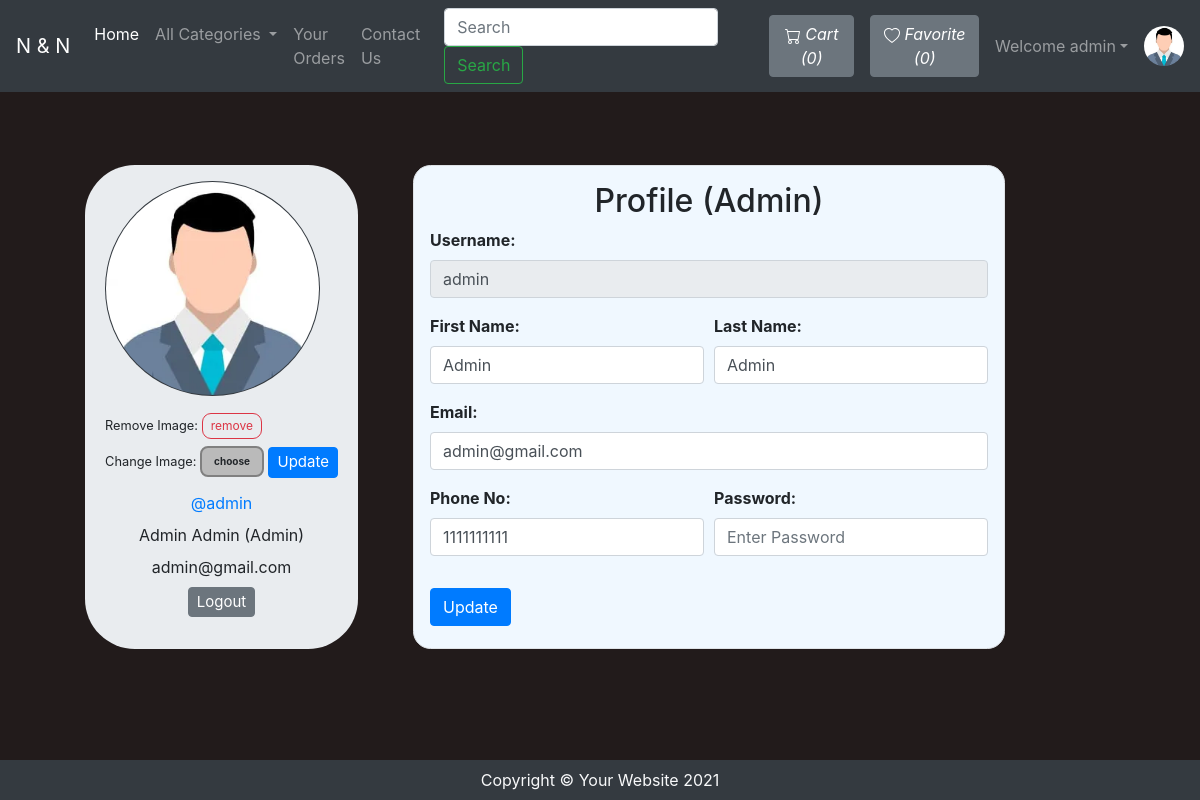
The page /OnlineStore/viewProfile.php (signed in) on the database as committed earlier.
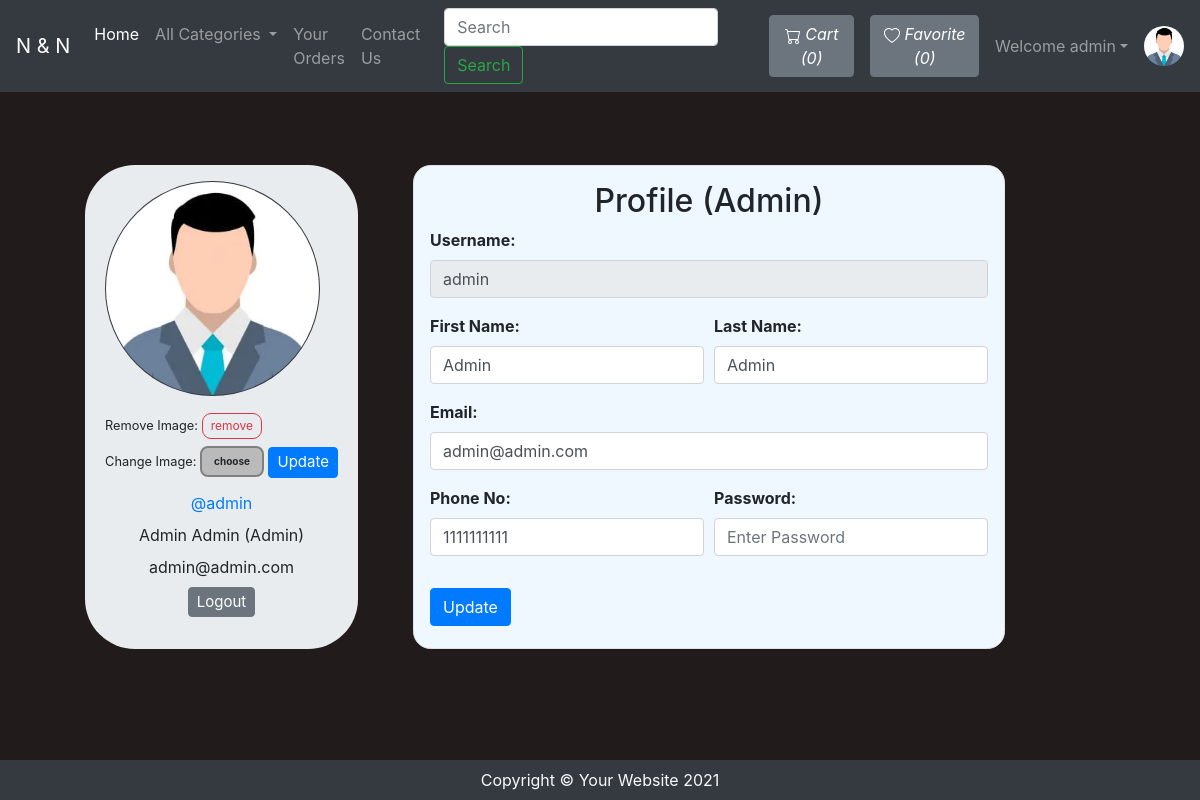
The same page on the database as committed later.
### tables this page shows
CREATE TABLE `users` (
  `id` int(21) NOT NULL,
  `username` varchar(21) NOT NULL,
  `firstName` varchar(21) NOT NULL,
  `lastName` varchar(21) NOT NULL,
  `email` varchar(35) NOT NULL,
  `phone` varchar(10) NOT NULL,
  `userType` enum('0','1','2') NOT NULL DEFAULT '0' COMMENT '0=user\r\n1=admin\r\n2=driver',
  `password` varchar(255) NOT NULL,
  `joinDate` datetime NOT NULL DEFAULT current_timestamp()
);

### OnlineStore/viewProfile.php (the view, shortened to what this page needs)
<!DOCTYPE HTML>
<html lang="en">
<head>
	<link rel="stylesheet" href="https://stackpath.bootstrapcdn.com/bootstrap/4.2.1/css/bootstrap.min.css">
	<link rel="stylesheet" href="https://stackpath.bootstrapcdn.com/bootstrap/4.3.1/css/bootstrap.min.css">
	<link rel="stylesheet" href="https://use.fontawesome.com/releases/v5.7.2/css/all.css">
</head>
<body>
	<?php require 'partials/_nav.php' ?>
	<?php
	if ($loggedin) {
	?>
	<div class="container">
		<?php
			$sql = "SELECT * FROM `users` WHERE `id` = '$userId'";
			$result = mysqli_query($conn, $sql);
			$row = mysqli_fetch_assoc($result);
			$username = $row['username'];
			$firstName = $row['firstName'];
			$lastName = $row['lastName'];
			$email = $row['email'];
			$phone = $row['phone'];
			$userType = $row['userType'];
			if ($userType == 0) {
				$userType = "User";
			} else if ($userType == 2) {
				$userType = "Driver";
			} else {
				$userType = "Admin";
			}
		?>
		<div class="row">
			<div class="jumbotron p-3 mb-3" style="display: flex; justify-content: center; width: 28%; border-radius: 50px; margin: 0 auto;">
				<div class="user-info">
					<img class="rounded-circle mb-3 bg-dark" src="img/person-<?php echo $userId; ?>.jpg" onError="this.src = 'img/profilePic.jpg'" style="width:215px; height:215px; padding:1px;">
					<form action="partials/_manageProfile.php" method="POST">
						<small>Remove Image: </small><button type="submit" class="btn btn-outline-danger" name="removeProfilePic" style="font-size: 12px; padding: 3px 8px; border-radius: 9px;">remove</button>
					</form>
					<form action="partials/_manageProfile.php" method="POST" enctype="multipart/form-data" style="margin-top: 7px;">
						<div class="upload-btn-wrapper">
							<small>Change Image: </small>
							<button class="btn upload">choose</button>
						</div>
						<button type="submit" name="updateProfilePic" class="btn btn-primary" style="margin-top: -20px; font-size: 15px; padding: 3px 8px;">Update</button>
					</form>
					<ul class="meta list list-unstyled" style="text-align:center;">
						<li class="username my-2"><a href="viewProfile.php">@<?php echo $username ?></a></li>
						<li class="name"><?php echo $firstName . " " . $lastName; ?>
							<label class="label label-info">(<?php echo $userType ?>)</label>
						</li>
						<li class="email"><?php echo $email ?></li>
						<li class="my-2"><a href="partials/_logout.php"><button class="btn btn-secondary" style="font-size: 15px; padding: 3px 8px;">Logout</button></a></li>
					</ul>
				</div>
			</div>
			<div class="content-panel mb-3" style="display: flex;justify-content: center;">
				<div class="border p-3" style="border: 2px solid rgba(0, 0, 0, 0.1); border-radius: 1.1rem; background-color: aliceblue;">
					<h2 class="title text-center">Profile<span class="pro-label label label-warning"> (<?php echo $userType ?>)</span></h2>
					<form action="partials/_manageProfile.php" method="post">
						<div class="form-group">
							<b><label for="username">Username: </label></b>
							<input class="form-control" id="username" name="username" type="text" disabled value="<?php echo $username ?>">
						</div>
						<div class="form-row">
							<div class="form-group col-md-6">
								<b><label for="firstName">First Name: </label></b>
								<input type="text" class="form-control" id="firstName" name="firstName" placeholder="First Name" required value="<?php echo $firstName ?>">
							</div>
							<div class="form-group col-md-6">
								<b><label for="lastName">Last Name: </label></b>
								<input type="text" class="form-control" id="lastName" name="lastName" placeholder="Last name" required value="<?php echo $lastName ?>">
							</div>
						</div>
						<div class="form-group">
							<b><label for="email">Email: </label></b>
							<input type="email" class="form-control" id="email" name="email" placeholder="Enter Your Email" required value="<?php echo $email ?>">
						</div>
						<div class="form-row">
							<div class="form-group  col-md-6">
								<b><label for="phone">Phone No: </label></b>
								<div class="input-group mb-3">
									<input type="tel" class="form-control" id="phone" name="phone" placeholder="Enter Your Phone Number" required pattern="[0-9]{10}" maxlength="10" value="<?php echo $phone ?>">
								</div>
							</div>
							<div class="form-group  col-md-6">
								<b><label for="password">Password: </label></b>
								<input class="form-control" id="password" name="password" placeholder="Enter Password" type="password" required minlength="4" maxlength="21" data-toggle="password">
							</div>
						</div>
						<button type="submit" name="updateProfileDetail" class="btn btn-primary">Update</button>
					</form>
				</div>
			</div>
		</div>
	</div>
	<?php
		}
	?>
	<?php require 'partials/_footer.php' ?>
</body>
</html>

Rows that differ between the two databases and show on the page:
changed users "Admin": email "admin@gmail.com" → "admin@admin.com"
